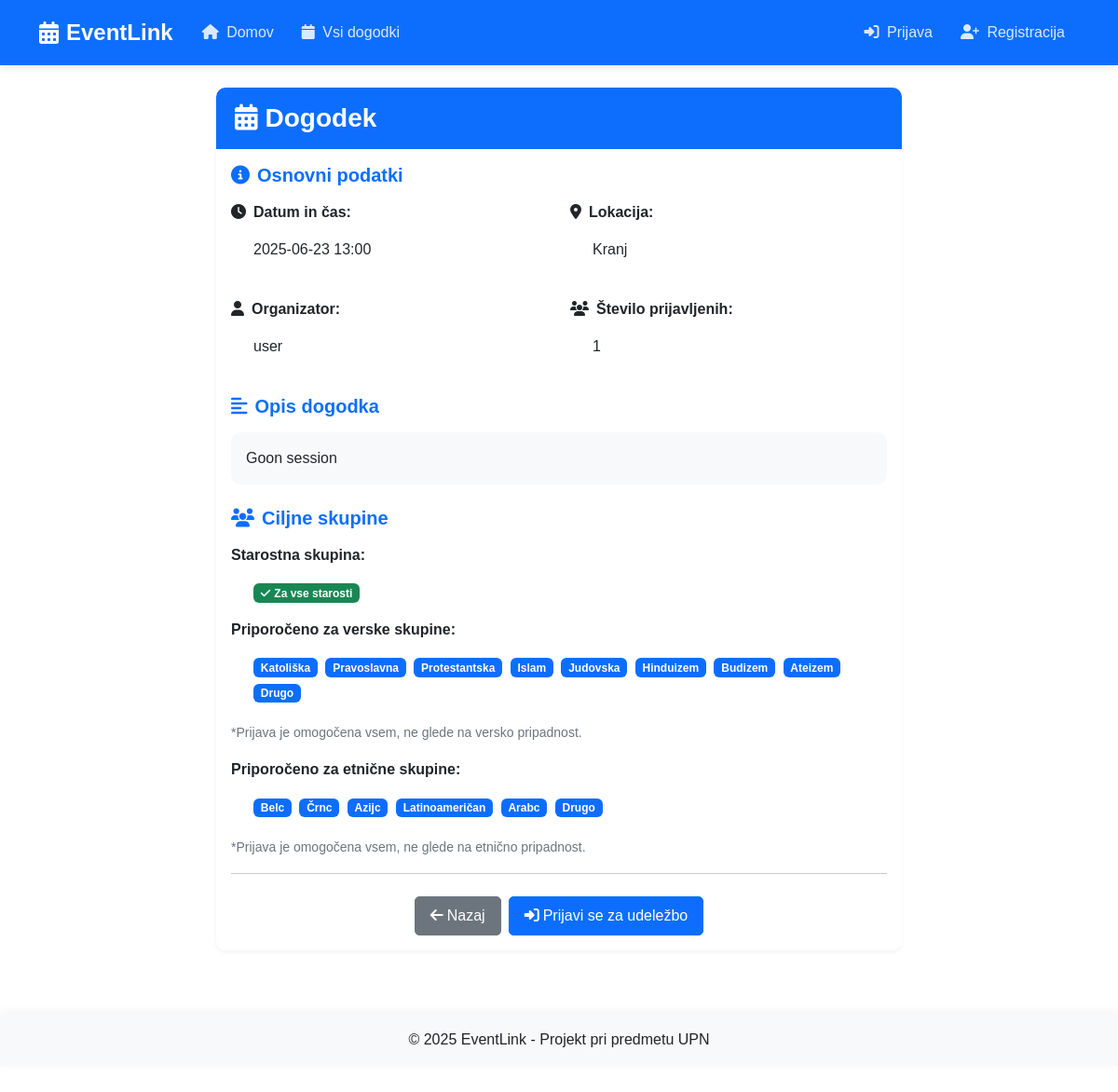
Screenshot of /event/1 with the database file from the repository.
### tables this page shows
CREATE TABLE events (
    id INTEGER PRIMARY KEY AUTOINCREMENT,
    title TEXT NOT NULL,
    description TEXT NOT NULL,
    date TEXT NOT NULL,
    location TEXT NOT NULL,
    organizer_id INTEGER NOT NULL,
    target_age_group TEXT DEFAULT 'all',
    created_at TEXT NOT NULL,
    FOREIGN KEY (organizer_id) REFERENCES users (id)
);

CREATE TABLE users (
    id INTEGER PRIMARY KEY AUTOINCREMENT,
    username TEXT NOT NULL,
    email TEXT UNIQUE NOT NULL,
    password TEXT NOT NULL,
    gender TEXT NOT NULL,
    religion TEXT NOT NULL,
    race TEXT NOT NULL,
    date_of_birth TEXT NOT NULL,
    created_at TEXT NOT NULL
);

CREATE TABLE event_target_groups (
    id INTEGER PRIMARY KEY AUTOINCREMENT,
    event_id INTEGER NOT NULL,
    group_type TEXT NOT NULL,  -- 'religion' or 'race'
    group_value TEXT NOT NULL,
    FOREIGN KEY (event_id) REFERENCES events (id)
);

### app.py (the view)
@app.route('/event/<int:event_id>')
def event_detail(event_id):
    if not event_id:
        flash('Dogodek ni bil najden!', 'danger')
        return redirect(url_for('home'))
    db = get_db()
    cursor = db.execute(
        'SELECT e.*, u.username as organizer_name FROM events e JOIN users u ON e.organizer_id = u.id WHERE e.id = ?',
        (event_id,)
    )
    event = cursor.fetchone()
    if not event:
        flash('Dogodek ni bil najden!', 'danger')
        return redirect(url_for('home'))
    is_organizer = 'user_id' in session and session['user_id'] == event['organizer_id']
    cursor = db.execute('SELECT group_type, group_value FROM event_target_groups WHERE event_id = ?', (event_id,))
    target_groups = cursor.fetchall()
    target_religions = []
    target_races = []
    for group in target_groups:
        if group['group_type'] == 'religion':
            target_religions.append(group['group_value'])
        elif group['group_type'] == 'race':
            target_races.append(group['group_value'])
    cursor = db.execute('SELECT COUNT(*) as count FROM registrations WHERE event_id = ?', (event_id,))
    registrations_count = cursor.fetchone()['count']
    is_registered = False
    if 'user_id' in session:
        cursor = db.execute(
            'SELECT * FROM registrations WHERE user_id = ? AND event_id = ?',
            (session['user_id'], event_id)
        )
        is_registered = cursor.fetchone() is not None
    return render_template(
        'event_detail.html',
        event=event,
        target_religions=target_religions,
        target_races=target_races,
        registrations_count=registrations_count,
        is_registered=is_registered,
        is_organizer=is_organizer
    )

### app.py (called while the page is built)
def get_db():
    db = getattr(g, '_database', None)
    if db is None:
        db = g._database = sqlite3.connect(DATABASE)
        db.row_factory = sqlite3.Row  # da lahko dostopamo do stolpcev po imenih
    return db

@app.teardown_appcontext
def close_connection(exception):
    db = getattr(g, '_database', None)
    if db is not None:
        db.close()

### templates/event_detail.html (shortened to what this page needs)
{% extends 'base.html' %}
{% block content %}
<div class="row justify-content-center">
    <div class="col-lg-8">
        <div class="card shadow-sm border-0 animate__animated animate__fadeIn">
            <div class="card-header bg-primary text-white">
                <h3 class="mb-0 nasl">
                    <i class="fas fa-calendar-alt me-2"></i>{{ event['title'] }}
                </h3>
            </div>
            <div class="card-body">
                <h5 class="text-primary mb-3"><i class="fas fa-info-circle me-2"></i>Osnovni podatki</h5>
                <div class="row mb-4">
                    <div class="col-md-6">
                        <p><strong><i class="fas fa-clock me-2"></i>Datum in čas:</strong></p>
                        <p class="ms-4">{{ event['date'] }}</p>
                    </div>
                    <div class="col-md-6">
                        <p><strong><i class="fas fa-map-marker-alt me-2"></i>Lokacija:</strong></p>
                        <p class="ms-4">{{ event['location'] }}</p>
                    </div>
                </div>
                <div class="row mb-4">
                    <div class="col-md-6">
                        <p><strong><i class="fas fa-user me-2"></i>Organizator:</strong></p>
                        <p class="ms-4">{{ event['organizer_name'] }}</p>
                    </div>
                    <div class="col-md-6">
                        <p><strong><i class="fas fa-users me-2"></i>Število prijavljenih:</strong></p>
                        <p class="ms-4">{{ registrations_count }}</p>
                    </div>
                </div>
                <h5 class="text-primary mb-3"><i class="fas fa-align-left me-2"></i>Opis dogodka</h5>
                <div class="bg-light p-3 rounded mb-4">
                    {{ event['description'] }}
                </div>
                <h5 class="text-primary mb-3"><i class="fas fa-users me-2"></i>Ciljne skupine</h5>
                <div class="mb-3">
                    <p><strong>Starostna skupina:</strong></p>
                    <p class="ms-4">
                        {% if event['target_age_group'] == 'all' %}
                            <span class="badge bg-success"><i class="fas fa-check me-1"></i>Za vse starosti</span>
                        {% elif event['target_age_group'] == 'adults' %}
                            <span class="badge bg-warning"><i class="fas fa-user-check me-1"></i>Samo za odrasle (18+)</span>
                        {% elif event['target_age_group'] == 'minors' %}
                            <span class="badge bg-info"><i class="fas fa-child me-1"></i>Samo za mladoletnike</span>
                        {% endif %}
                    </p>
                </div>
                {% if target_religions %}
                <div class="mb-3">
                    <p><strong>Priporočeno za verske skupine:</strong></p>
                    <p class="ms-4">
                        {% for religion in target_religions %}
                            <span class="badge bg-primary me-1 mb-1">{{ religion }}</span>
                        {% endfor %}
                    </p>
                    <small class="text-muted font-italic">*Prijava je omogočena vsem, ne glede na versko pripadnost.</small>
                </div>
                {% endif %}
                {% if target_races %}
                <div class="mb-3">
                    <p><strong>Priporočeno za etnične skupine:</strong></p>
                    <p class="ms-4">
                        {% for race in target_races %}
                            <span class="badge bg-primary me-1 mb-1">{{ race }}</span>
                        {% endfor %}
                    </p>
                    <small class="text-muted font-italic">*Prijava je omogočena vsem, ne glede na etnično pripadnost.</small>
                </div>
                {% endif %}
                <hr>
                <div class="d-grid gap-2 d-md-flex justify-content-md-center mt-4">
                    <a href="{{ url_for('home') }}" class="btn btn-secondary">
                        <i class="fas fa-arrow-left me-1"></i>Nazaj
                    </a>
                    {% if 'user_id' in session %}
                        {% if is_registered %}
                            <form action="{{ url_for('unregister_from_event', event_id=event['id']) }}" method="POST" class="d-inline">
                                <button type="submit" class="btn btn-danger">
                                    <i class="fas fa-times-circle me-1"></i>Odjava od dogodka
                                </button>
                            </form>
                        {% else %}
                            <form action="{{ url_for('register_for_event', event_id=event['id']) }}" method="POST" class="d-inline">
                                <button type="submit" class="btn btn-success">
                                    <i class="fas fa-check-circle me-1"></i>Prijava na dogodek
                                </button>
                            </form>
                        {% endif %}
                    {% else %}
                        <a href="{{ url_for('login') }}" class="btn btn-primary">
                            <i class="fas fa-sign-in-alt me-1"></i>Prijavi se za udeležbo
                        </a>
                    {% endif %}
                </div>
            </div>
        </div>
    </div>
</div>
{% endblock %}

### static/css/style.css (style rules this page uses)
body { font-family: 'Arial', sans-serif; padding-bottom: 50px; transition: background-color 0.5s ease; }
.nasl { color:white; }
.card { transition: transform 0.3s ease, box-shadow 0.3s ease; border-radius: 10px; box-shadow: 0 4px 6px rgba(0, 0, 0, 0.1); overflow: hidden; border: none; margin-bottom: 20px; }
.card-header { border-bottom: none; padding: 1rem 1.25rem; }
.btn { border-radius: 5px; transition: all 0.3s ease; padding: 8px 16px; font-weight: 500; }
.btn-primary { background-color: #0d6efd; border-color: #0d6efd; }
h1, h2, h3, h4, h5, h6 { margin-bottom: 1.5rem; color: #343a40; font-weight: 700; }
.text-muted { color: #6c757d !important; }
.rounded { border-radius: 10px !important; }
.shadow-sm { box-shadow: 0 2px 4px rgba(0, 0, 0, 0.05) !important; }

### rows the page displays
events: title "Dogodek", date "2025-06-23 13:00", location "Kranj", description "Goon session"
users: organizer_name "user"
event_target_groups: group_value "Katoliška"
event_target_groups: group_value "Pravoslavna"
event_target_groups: group_value "Protestantska"
event_target_groups: group_value "Islam"
event_target_groups: group_value "Judovska"
event_target_groups: group_value "Hinduizem"
event_target_groups: group_value "Budizem"
event_target_groups: group_value "Ateizem"
event_target_groups: group_value "Drugo"
event_target_groups: group_value "Belc"
event_target_groups: group_value "Črnc"
event_target_groups: group_value "Azijc"
event_target_groups: group_value "Latinoameričan"
event_target_groups: group_value "Arabc"
event_target_groups: group_value "Drugo"

### other values shown
{{ registrations_count }} "1"
